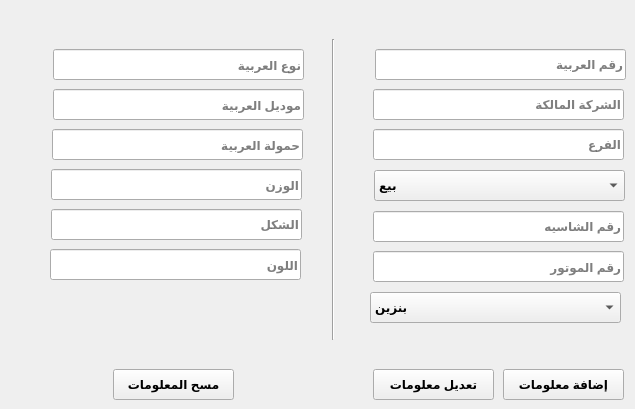
    <widget class="QWidget" name="tab">
     <attribute name="title">
      <string>العربيات</string>
     </attribute>
     <widget class="QLineEdit" name="txt_Car_Car_Number">
      <property name="geometry">
       <rect>
        <x>375</x>
        <y>49</y>
        <width>251</width>
        <height>31</height>
       </rect>
      </property>
      <property name="font">
       <font>
        <weight>75</weight>
        <bold>true</bold>
       </font>
      </property>
      <property name="layoutDirection">
       <enum>Qt::RightToLeft</enum>
      </property>
      <property name="placeholderText">
       <string>رقم العربية</string>
      </property>
     </widget>
     <widget class="QLineEdit" name="txt_Car_Shaceh_Number">
      <property name="geometry">
       <rect>
        <x>373</x>
        <y>211</y>
        <width>251</width>
        <height>31</height>
       </rect>
      </property>
      <property name="font">
       <font>
        <weight>75</weight>
        <bold>true</bold>
       </font>
      </property>
      <property name="placeholderText">
       <string>رقم الشاسيه</string>
      </property>
     </widget>
     <widget class="QLineEdit" name="txt_Car_Motor_Number">
      <property name="geometry">
       <rect>
        <x>373</x>
        <y>251</y>
        <width>251</width>
        <height>31</height>
       </rect>
      </property>
      <property name="font">
       <font>
        <weight>75</weight>
        <bold>true</bold>
       </font>
      </property>
      <property name="placeholderText">
       <string>رقم الموتور</string>
      </property>
     </widget>
     <widget class="QLineEdit" name="txt_Car_Owner_Company">
      <property name="geometry">
       <rect>
        <x>373</x>
        <y>89</y>
        <width>251</width>
        <height>31</height>
       </rect>
      </property>
      <property name="font">
       <font>
        <weight>75</weight>
        <bold>true</bold>
       </font>
      </property>
      <property name="placeholderText">
       <string>الشركة المالكة</string>
      </property>
     </widget>
     <widget class="QLineEdit" name="txt_Car_Branch">
      <property name="geometry">
       <rect>
        <x>373</x>
        <y>129</y>
        <width>251</width>
        <height>31</height>
       </rect>
      </property>
      <property name="font">
       <font>
        <weight>75</weight>
        <bold>true</bold>
       </font>
      </property>
      <property name="placeholderText">
       <string>الفرع</string>
      </property>
     </widget>
     <widget class="QLineEdit" name="txt_Car_Car_Load">
      <property name="geometry">
       <rect>
        <x>52</x>
        <y>129</y>
        <width>251</width>
        <height>31</height>
       </rect>
      </property>
      <property name="font">
       <font>
        <weight>75</weight>
        <bold>true</bold>
       </font>
      </property>
      <property name="placeholderText">
       <string>حمولة العربية</string>
      </property>
     </widget>
     <widget class="QLineEdit" name="txt_Car_Car_Wieght">
      <property name="geometry">
       <rect>
        <x>51</x>
        <y>169</y>
        <width>251</width>
        <height>31</height>
       </rect>
      </property>
      <property name="font">
       <font>
        <weight>75</weight>
        <bold>true</bold>
       </font>
      </property>
      <property name="placeholderText">
       <string>الوزن</string>
      </property>
     </widget>
     <widget class="QLineEdit" name="txt_Car_Car_Shape">
      <property name="geometry">
       <rect>
        <x>51</x>
        <y>209</y>
        <width>251</width>
        <height>31</height>
       </rect>
      </property>
      <property name="font">
       <font>
        <weight>75</weight>
        <bold>true</bold>
       </font>
      </property>
      <property name="placeholderText">
       <string>الشكل</string>
      </property>
     </widget>
     <widget class="QLineEdit" name="txt_Car_Car_Type">
      <property name="geometry">
       <rect>
        <x>53</x>
        <y>49</y>
        <width>251</width>
        <height>31</height>
       </rect>
      </property>
      <property name="font">
       <font>
        <weight>75</weight>
        <bold>true</bold>
       </font>
      </property>
      <property name="placeholderText">
       <string>نوع العربية</string>
      </property>
     </widget>
     <widget class="QLineEdit" name="txt_Car_Car_Model">
      <property name="geometry">
       <rect>
        <x>53</x>
        <y>89</y>
        <width>251</width>
        <height>31</height>
       </rect>
      </property>
      <property name="font">
       <font>
        <weight>75</weight>
        <bold>true</bold>
       </font>
      </property>
      <property name="placeholderText">
       <string>موديل العربية</string>
      </property>
     </widget>
     <widget class="QLineEdit" name="txt_Car_Car_Color">
      <property name="geometry">
       <rect>
        <x>50</x>
        <y>249</y>
        <width>251</width>
        <height>31</height>
       </rect>
      </property>
      <property name="font">
       <font>
        <weight>75</weight>
        <bold>true</bold>
       </font>
      </property>
      <property name="placeholderText">
       <string>اللون</string>
      </property>
     </widget>
     <widget class="QPushButton" name="btn_Add_Car_Info">
      <property name="geometry">
       <rect>
        <x>503</x>
        <y>369</y>
        <width>121</width>
        <height>31</height>
       </rect>
      </property>
      <property name="font">
       <font>
        <weight>75</weight>
        <bold>true</bold>
       </font>
      </property>
      <property name="text">
       <string>إضافة معلومات</string>
      </property>
     </widget>
     <widget class="Line" name="line">
      <property name="geometry">
       <rect>
        <x>325</x>
        <y>39</y>
        <width>16</width>
        <height>301</height>
       </rect>
      </property>
      <property name="orientation">
       <enum>Qt::Vertical</enum>
      </property>
     </widget>
     <widget class="QPushButton" name="btn_Update_Car_Info">
      <property name="geometry">
       <rect>
        <x>373</x>
        <y>369</y>
        <width>121</width>
        <height>31</height>
       </rect>
      </property>
      <property name="font">
       <font>
        <weight>75</weight>
        <bold>true</bold>
       </font>
      </property>
      <property name="text">
       <string>تعديل معلومات</string>
      </property>
     </widget>
     <widget class="QPushButton" name="btn_Delete_Car_Info">
      <property name="geometry">
       <rect>
        <x>113</x>
        <y>369</y>
        <width>121</width>
        <height>31</height>
       </rect>
      </property>
      <property name="font">
       <font>
        <weight>75</weight>
        <bold>true</bold>
       </font>
      </property>
      <property name="text">
       <string>مسح المعلومات</string>
      </property>
     </widget>
     <widget class="QComboBox" name="cbo_Car_Service_Mode">
      <property name="geometry">
       <rect>
        <x>374</x>
        <y>170</y>
        <width>251</width>
        <height>31</height>
       </rect>
      </property>
      <property name="font">
       <font>
        <weight>75</weight>
        <bold>true</bold>
       </font>
      </property>
      <property name="toolTip">
       <string>نوع الخدمة</string>
      </property>
      <item>
       <property name="text">
        <string>بيع</string>
       </property>
      </item>
      <item>
       <property name="text">
        <string>ملاكي</string>
       </property>
      </item>
      <item>
       <property name="text">
        <string>خدمة مصنع</string>
       </property>
      </item>
     </widget>
     <widget class="QComboBox" name="cbo_Car_Fuel_Type">
      <property name="geometry">
       <rect>
        <x>370</x>
        <y>292</y>
        <width>251</width>
        <height>31</height>
       </rect>
      </property>
      <property name="font">
       <font>
        <weight>75</weight>
        <bold>true</bold>
       </font>
      </property>
      <property name="toolTip">
       <string>نوع الوقود</string>
      </property>
      <item>
       <property name="text">
        <string>بنزين</string>
       </property>
      </item>
      <item>
       <property name="text">
        <string>سولار</string>
       </property>
      </item>
     </widget>
    </widget>
